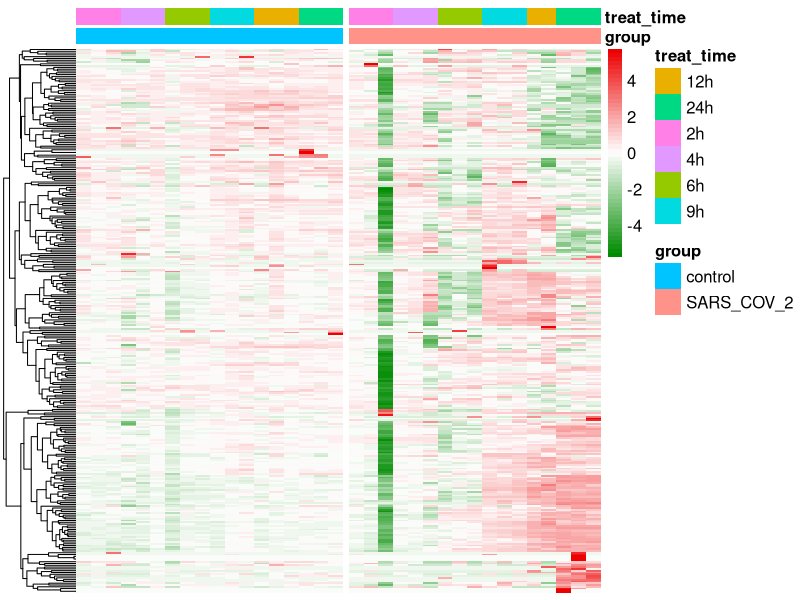

Reproduce this figure in R.


rm(list = ls())

rt=read.table("A549_SARS-CoV-2_ubi.txt",sep="\t",header=T,row.names=1,check.names=F)   
rt1=t(rt[,-(1:2)])
rt1=log2(rt1+1)
rt1=rt1[rowMeans(rt1)>0,]
library(pheatmap)
Type=as.data.frame(rt[,1:2])
rownames(Type)=colnames(rt1)
pdf(file = "heatmap.pdf",width = 6,height = 8)
pheatmap(rt1, annotation_col=Type,gaps_col = c(18),
         color =colorRampPalette(c("green4", "white", "#ED0000FF"))(50),
         cluster_rows = T,
         cluster_cols =F,
         fontsize=12,
         fontsize_row=8,
         scale="row",
         show_colnames=F,
        show_rownames=F,
         fontsize_col=3)
dev.off()

